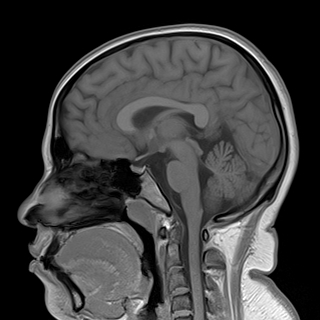
#> input picture Aiimsense/Conformal-prediction/Data-CP/calib/43284250.jpg, 320 x 320 px, found by its file name; its folder holds only this picture in this run
$ python kl_image_divergence.py
#> lines starting #> are read from the running program, lines starting #| are printed output that depends on the picture

import os
import numpy as np
from skimage import io, color, img_as_float
import matplotlib.pyplot as plt

def main():
    # --- Load images from a folder ---
    input_folder = 'calib'  # Change if needed
    img_files = [f for f in os.listdir(input_folder) if f.lower().endswith('.jpg')]
    N = len(img_files)

    if N == 0:
        raise RuntimeError(f'No images found in the specified folder: {input_folder}')

    print(f'Found {N} images in {input_folder}')

    # --- Save normalized high-resolution images (optional) ---
    output_folder = 'Saved_HR_Images'
    os.makedirs(output_folder, exist_ok=True)

    print(f'Saving normalized HR images to {output_folder} ...')

    images = []

    for i, fname in enumerate(img_files, start=1):
        img = io.imread(os.path.join(input_folder, fname))
#> img is the input picture: shape (320, 320, 3); min 0, max 255, mean 61.9

        # Convert to grayscale if needed
        if img.ndim == 3:
            img = color.rgb2gray(img)
#> img: shape (320, 320) float64

        img = img_as_float(img)
        images.append(img)

        out_name = os.path.join(output_folder, f'HR_{i:04d}.png')
        io.imsave(out_name, np.clip(img, 0, 1))

    print(f'Saved {N} HR images.')

    # --- Compute Kullback–Leibler Divergence ---
    print('Computing pairwise KL divergence between image distributions...')

    num_bins = 320
    edges = np.linspace(0, 1, num_bins + 1)
    pdfs = np.zeros((num_bins, N))

    for i, img in enumerate(images):
        hist, _ = np.histogram(img.ravel(), bins=edges, density=True)
        hist = hist / (hist.sum() + np.finfo(float).eps)
        pdfs[:, i] = hist + np.finfo(float).eps  # avoid zeros
#> this loop made 1 pass
#> after the loop, pdfs = 320 values, max 0.331 at index 0, min 2.22e-16 at index 4, mean 0.00313

    KL_matrix = np.zeros((N, N))

    for i in range(N):
        for j in range(i + 1, N):
            p = pdfs[:, i]
            q = pdfs[:, j]
            kl_pq = np.sum(p * np.log(p / q))
            kl_qp = np.sum(q * np.log(q / p))
            kl_sym = 0.5 * (kl_pq + kl_qp)
            KL_matrix[i, j] = kl_sym
            KL_matrix[j, i] = kl_sym
#> after the loop, KL_matrix = [0]

    mean_KL = KL_matrix[KL_matrix > 0].mean()
#> mean_KL = nan
    print(f'Mean symmetric KL divergence between image distributions: {mean_KL:.6f}')
#| Mean symmetric KL divergence between image distributions: nan

    # --- Visualization ---
    plt.figure()
    plt.imshow(KL_matrix)
    plt.colorbar()
    plt.title('Pairwise Symmetric KL Divergence Matrix')
    plt.xlabel('Image Index')
    plt.ylabel('Image Index')
    plt.show()
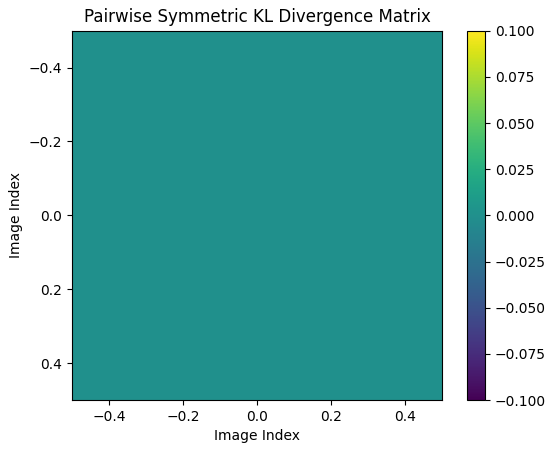
#> figure drawn by matplotlib, 2 panels


if __name__ == '__main__':
    main()
